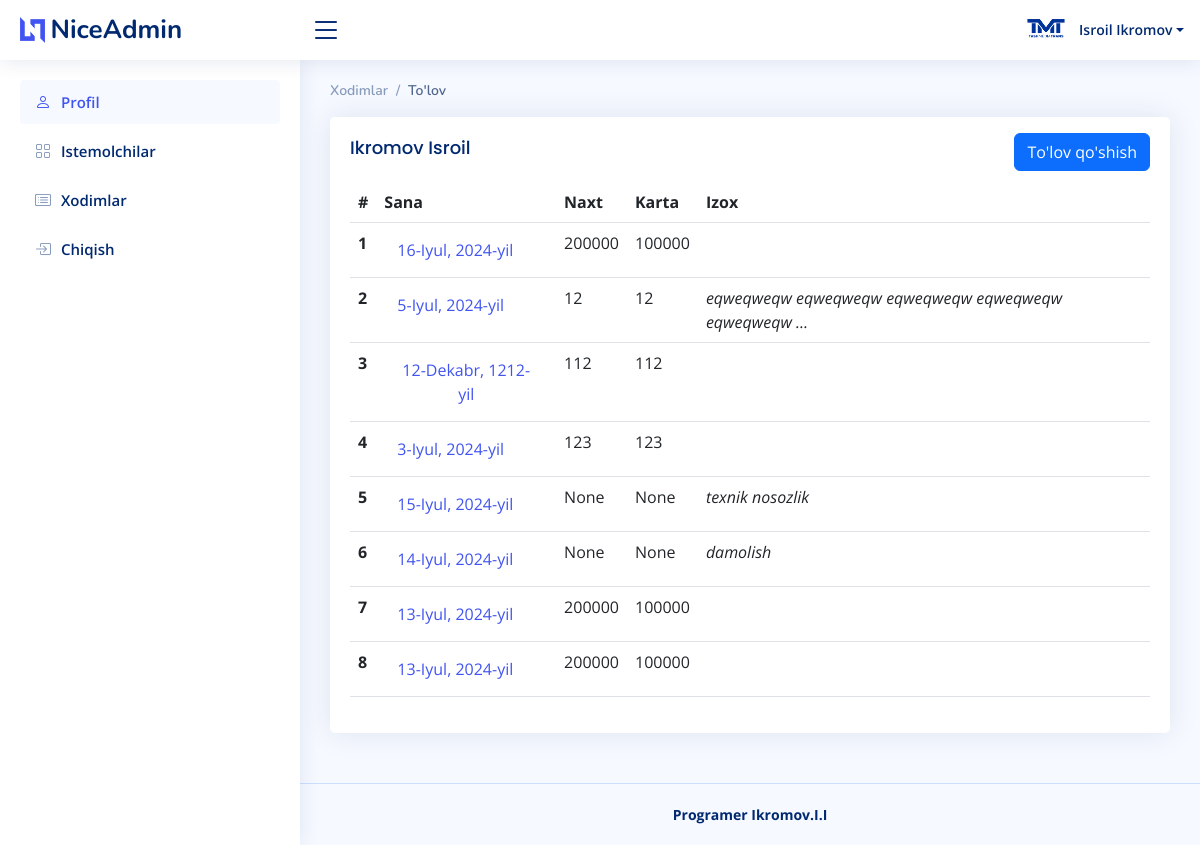
The page /main/payment/7 (signed in) on the database as committed earlier.
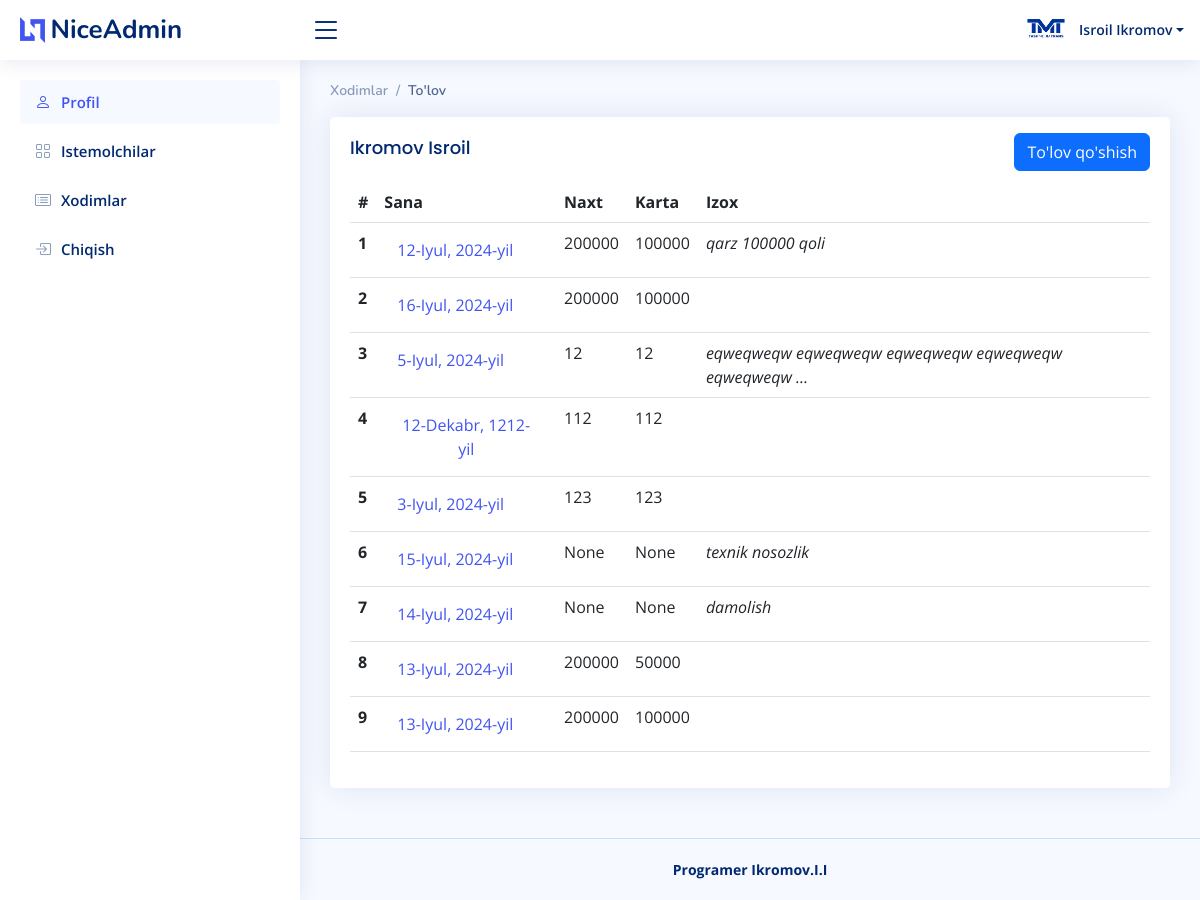
The same page on the database as committed later.
### users/models.py (models this page shows, shortened)
class User(AbstractUser):
    nomi = models.CharField(max_length=100, null=True, blank=True)
    tel = models.CharField(max_length=20, null=True, blank=True)
    tg = models.CharField(max_length=50, null=True, blank=True)
    img = models.ImageField(upload_to='avatars/', null=True, blank=True)
    class Meta:
        db_table = 'user'

### main/models.py (models this page shows, shortened)
class Istemolchi(models.Model):
    aftomabil = models.ForeignKey(Aftomabil, on_delete=models.SET_NULL, null=True, blank=True)
    full_name = models.CharField(max_length=100)
    pazivnoy = models.CharField(max_length=20)
    tel = models.CharField(max_length=20,null=True)
    status = models.BooleanField(default=False)
    author = models.ForeignKey(User, on_delete=models.CASCADE, null=True)
    class Meta:
        db_table = 'istemolchi'

class Tolov(models.Model):
    naxt = models.PositiveIntegerField(null=True, blank=True)
    karta = models.PositiveIntegerField(null=True, blank=True)
    izox = models.TextField(null=True, blank=True)
    istemolchi = models.ForeignKey(Istemolchi, on_delete=models.CASCADE, null=True)
    author = models.ForeignKey(User, on_delete=models.CASCADE, null=True)
    sana = models.DateField()
    sana2 = models.DateField(auto_now=True)
    class Meta:
        db_table = 'tolov'

### main/views.py (the view)
# urls.py: path('payment/<int:pk>', payment, name='payment'),
@login_required
def payment(request,pk):
    istemolchi_id = get_object_or_404(Istemolchi, id=pk)
    if request.method == 'POST':
        form = TolovForm(request.POST)
        if form.is_valid():
            tolov = form.save(commit=False)
            tolov.istemolchi = istemolchi_id
            tolov.author = request.user
            tolov.save()
            messages.info(request, "Saqlandi ")
            return HttpResponseRedirect(request.META.get('HTTP_REFERER'))
        else:
            messages.success(request, "Yaroqsiz maʼlumot !")
    else:
        form = TolovForm()
    context = {
        'form': form,
        'tolov': Tolov.objects.filter(author=request.user, istemolchi=istemolchi_id)[:60][::-1],
        'istemolchi_id': istemolchi_id,
        'user': request.user,
    }
    return render(request, 'main/payment.html',context)

### templates/main/payment.html (shortened to what this page needs)
{% extends 'base.html' %}
{% block content %}
  <main id="main" class="main">
      <div class="pagetitle">
          <nav>
            <ol class="breadcrumb">
              <li class="breadcrumb-item"><a href="{% url 'xodimlar' %}">Xodimlar</a></li>
              <li class="breadcrumb-item active">To'lov</li>
            </ol>
          </nav>
      </div>
    <section class="section">
      <div class="row">
        <div class="col-lg-12">
          <div class="card recent-sales overflow-auto">
            <div class="card-body">
              <div class="d-flex justify-content-between">
                <h5 class="card-title">{{istemolchi_id.full_name}}</h5>
                <div class="mt-3 ">
                  <button type="button" class="btn btn-primary" data-bs-toggle="modal" data-bs-target="#verticalycentered">
                    To'lov qo'shish
                  </button>
                </div>
              </div>
              <table class="table datatable">
                <thead>
                  <tr>
                    <th scope="col">#</th>
                    <th scope="col">Sana</th>
                    <th scope="col">Naxt</th>
                    <th scope="col">Karta</th>
                    <th scope="col">Izox</th>
                  </tr>
                </thead>
                <tbody>
                {% for i in tolov %}
                  <tr>
                    <th scope="row">{{forloop.counter}}</th>
                    <td>
                      <button style="color:#4154f1;" class="btn" data-bs-toggle="modal" data-bs-target="#verticalycenteredd{{i.id}}">
                       {{ i.sana }}
                      </button>
                    </td>
                    <td>{{ i.naxt }}</td>
                    <td>{{ i.karta }}</td>
                    <td>
                        <i class="w-20">{{ i.izox|truncatewords:5 }}</i>
                    </td>
                  </tr>
                {% endfor %}
                </tbody>
              </table>
            </div>
          </div>
        </div>
      </div>
    </section>
  </main>
{% endblock content %}

### templates/base.html (shortened to what this page needs)
<!DOCTYPE html>
{% load static %}
<html lang="en">
<head>
  <link href="{% static 'vendor/bootstrap/css/bootstrap.min.css' %}" rel="stylesheet">
  <link href="{% static 'vendor/bootstrap-icons/bootstrap-icons.css' %}" rel="stylesheet">
  <link href="{% static 'vendor/boxicons/css/boxicons.min.css' %}" rel="stylesheet">
  <link href="{% static 'vendor/quill/quill.snow.css' %}" rel="stylesheet">
  <link href="{% static 'vendor/quill/quill.bubble.css' %}" rel="stylesheet">
  <link href="{% static 'vendor/remixicon/remixicon.css' %}" rel="stylesheet">
  <link href="{% static 'vendor/simple-datatables/style.css' %}" rel="stylesheet">
  <link href="{% static 'css/style.css' %}" rel="stylesheet">
</head>
<body>
  <header id="header" class="header fixed-top d-flex align-items-center">
    <div class="d-flex align-items-center justify-content-between">
      <a href="#" class="logo d-flex align-items-center">
        <img src="assets/img/logo.png" alt="">
        <span class="d-none d-lg-block">NiceAdmin</span>
      </a>
      <i class="bi bi-list toggle-sidebar-btn"></i>
    </div>
    <nav class="header-nav ms-auto">
      <ul class="d-flex align-items-center">
        <li class="nav-item dropdown pe-3">
          <a class="nav-link nav-profile d-flex align-items-center pe-0" href="#" data-bs-toggle="dropdown">
            {% if user.img %}
               <img src="{{ user.img.url }}" alt="Profile" class="rounded-circle">
            {% else %}
               <img src="{% static 'img/profile-img.jpg' %}" alt="Default Profile" class="rounded-circle">
            {% endif %}
            <span class="d-none d-md-block dropdown-toggle ps-2">{{ user.get_full_name }}</span>
          </a>
        </li>
      </ul>
    </nav>
  </header>
  <aside id="sidebar" class="sidebar">
    <ul class="sidebar-nav" id="sidebar-nav">
      <li class="nav-item">
        <a class="nav-link" href="{% url 'profil' %}">
          <i class="bi bi-person"></i>
          <span>Profil</span>
        </a>
      </li>
      <li class="nav-item">
        <a class="nav-link collapsed" href="{% url 'index' %}">
          <i class="bi bi-grid"></i>
          <span>Istemolchilar</span>
        </a>
      </li>
      <li class="nav-item">
        <a class="nav-link collapsed" href="{% url 'xodimlar' %}">
          <i class="bi bi-card-list"></i>
          <span>Xodimlar</span>
        </a>
      </li>
      <li class="nav-item">
        <a class="nav-link collapsed" href="{% url 'logout' %}">
          <i class="bi bi-box-arrow-in-right"></i>
          <span>Chiqish</span>
        </a>
      </li>
    </ul>
  </aside>
  {% block content %}
  {% endblock content %}
  <footer id="footer" class="footer">
    <div class="copyright">
      <strong><span>Programer Ikromov.I.I</span></strong>
    </div>
  </footer>
</body>
</html>

### static/css/style.css (style rules this page uses)
:root { scroll-behavior: smooth; }
body { font-family: "Open Sans", sans-serif; background: #f6f9ff; color: #444444; }
a { color: #4154f1; text-decoration: none; }
h1, h2, h3, h4, h5, h6 { font-family: "Nunito", sans-serif; }
#main { margin-top: 60px; padding: 20px 30px; transition: all 0.3s; }
.pagetitle { margin-bottom: 10px; }
.card { margin-bottom: 30px; border: none; border-radius: 5px; box-shadow: 0px 0 30px rgba(1, 41, 112, 0.1); }
.card-title { padding: 20px 0 15px 0; font-size: 18px; font-weight: 500; color: #012970; font-family: "Poppins", sans-serif; }
.card-body { padding: 0 20px 20px 20px; }
.breadcrumb { font-size: 14px; font-family: "Nunito", sans-serif; color: #899bbd; font-weight: 600; }
.breadcrumb a { color: #899bbd; transition: 0.3s; }
.breadcrumb .breadcrumb-item::before { color: #899bbd; }
.breadcrumb .active { color: #51678f; font-weight: 600; }
.logo { line-height: 1; }
@media (min-width: 1200px) { .logo { width: 280px; } }
.logo img { max-height: 26px; margin-right: 6px; }
.logo span { font-size: 26px; font-weight: 700; color: #012970; font-family: "Nunito", sans-serif; }
.header { transition: all 0.5s; z-index: 997; height: 60px; box-shadow: 0px 2px 20px rgba(1, 41, 112, 0.1); background-color: #fff; padding-left: 20px; }
.header .toggle-sidebar-btn { font-size: 32px; padding-left: 10px; cursor: pointer; color: #012970; }
.header-nav ul { list-style: none; }
.header-nav>ul { margin: 0; padding: 0; }
.header-nav .nav-profile { color: #012970; }
.header-nav .nav-profile img { max-height: 36px; }
.header-nav .nav-profile span { font-size: 14px; font-weight: 600; }
.sidebar { position: fixed; top: 60px; left: 0; bottom: 0; width: 300px; z-index: 996; transition: all 0.3s; padding: 20px; overflow-y: auto; scrollbar-width: thin; scrollbar-color: #aab7cf transparent; box-shadow: 0px 0px 20px rgba(1, 41, 112, 0.1); background-color: #fff; }
@media (min-width: 1200px) { #main, #footer { margin-left: 300px; } }
.sidebar-nav { padding: 0; margin: 0; list-style: none; }
.sidebar-nav li { padding: 0; margin: 0; list-style: none; }
.sidebar-nav .nav-item { margin-bottom: 5px; }
.sidebar-nav .nav-link { display: flex; align-items: center; font-size: 15px; font-weight: 600; color: #4154f1; transition: 0.3; background: #f6f9ff; padding: 10px 15px; border-radius: 4px; }
.sidebar-nav .nav-link i { font-size: 16px; margin-right: 10px; color: #4154f1; }
.sidebar-nav .nav-link.collapsed { color: #012970; background: #fff; }
.sidebar-nav .nav-link.collapsed i { color: #899bbd; }
.footer { padding: 20px 0; font-size: 14px; transition: all 0.3s; border-top: 1px solid #cddfff; }
.footer .copyright { text-align: center; color: #012970; }

Rows that differ between the two databases and show on the page:
added Tolov: sana "12-Iyul, 2024-yil", naxt "200000", karta "100000", izox "qarz 100000 qoli"
changed Tolov (number 8 of 9 on the later page): karta "100000" → "50000"
